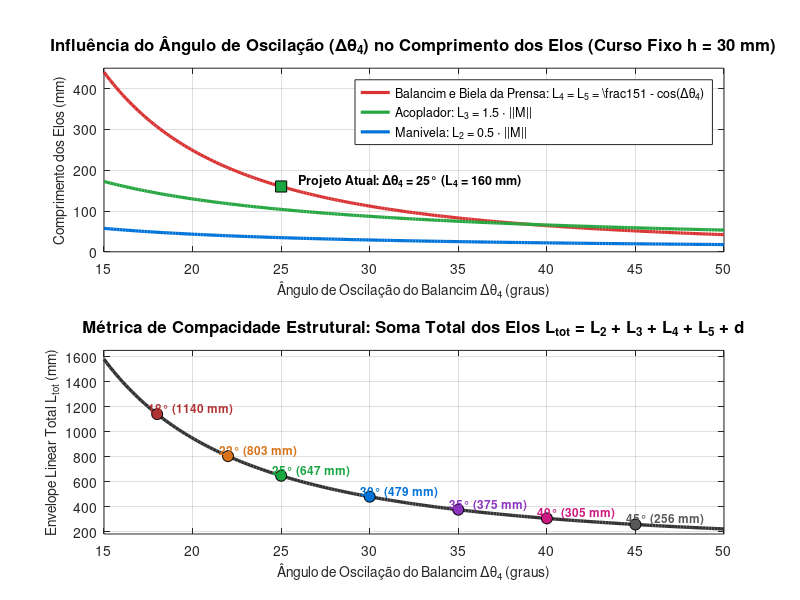
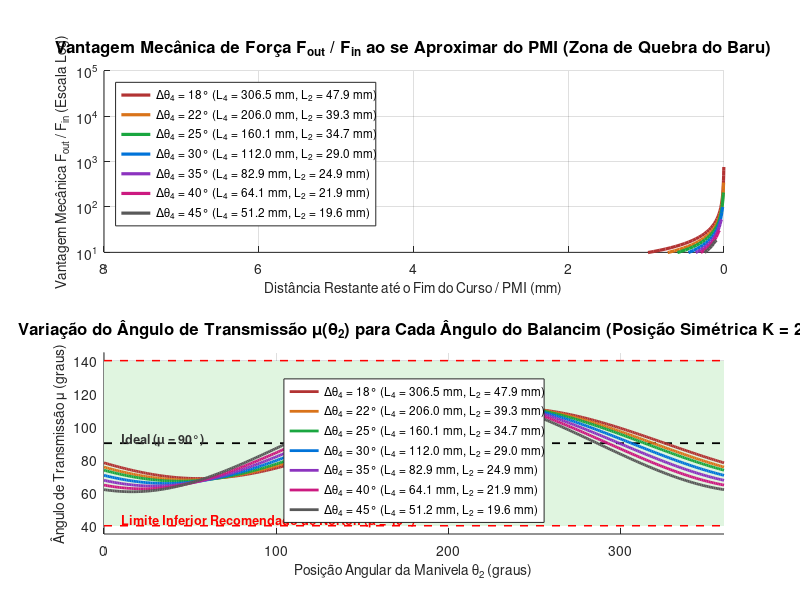

The MATLAB script that drew these images, in order:
% =========================================================================
% Trabalho Final 1 - Dinâmica das Máquinas (UFG)
% Benchmarking do Ângulo do Balancim (Delta_theta4): Compacidade, Tamanho dos Elos
% e Vantagem Mecânica na Posição Simétrica de O2 (K = 2)
% Aluno: Guilherme Paiva Crispim Abalém | Prof. Sigeo Kitatani Jr.
% =========================================================================

clear; clc; close all;

script_dir = fileparts(mfilename('fullpath'));
if isempty(script_dir), script_dir = '.'; end
assets_dir = fullfile(script_dir, 'assets');
if ~exist(assets_dir, 'dir'), mkdir(assets_dir); end

% Parâmetro fixo de projeto:
h = 30.0; % Curso total do pistão da faca (mm)
K = 2.0;  % Parâmetro de Norton para O2 colinear simétrico (alpha = 0°)

% Faixa de estudo para o ângulo de oscilação do balancim:
angulos_balancim_deg = [18, 22, 25, 30, 35, 40, 45];
num_ang = length(angulos_balancim_deg);

cores = {
    [0.70 0.20 0.20], ... % 18° (Marrom-avermelhado)
    [0.85 0.45 0.10], ... % 22° (Laranja escuro)
    [0.10 0.65 0.25], ... % 25° (Verde - Projeto Atual)
    [0.00 0.45 0.85], ... % 30° (Azul)
    [0.55 0.20 0.75], ... % 35° (Roxo)
    [0.80 0.10 0.50], ... % 40° (Magenta)
    [0.35 0.35 0.35]      % 45° (Cinza)
};

dados = struct();

fprintf('========================================================================================================================\n');
fprintf('BENCHMARKING DO ÂNGULO DO BALANCIM (Delta_theta4) — CURSO h = 30 mm (POSIÇÃO SIMÉTRICA K = 2)\n');
fprintf('========================================================================================================================\n');
fprintf('%-7s | L4=L5 (mm) | L2 (mm) | L3 (mm) | Base d (mm) | O2 [X, Y] (mm)      | Compacidade L_tot | mu_min - mu_max | VM_F (3mm)\n', 'Delta');
fprintf('------------------------------------------------------------------------------------------------------------------------\n');

N = 360;
theta2_deg = linspace(0, 360, N);
opt = optimset('Display', 'off');

for i = 1:num_ang
    dt_deg = angulos_balancim_deg(i);
    dt = deg2rad(dt_deg);
    
    % Geometria exata deduzida para L4 = L5 e curso h = 30 mm:
    % h = 2 * L4 * (1 - cos(dt)) => L4 = h / (2 * (1 - cos(dt)))
    L4 = h / (2.0 * (1.0 - cos(dt)));
    L5 = L4;
    
    % Posições extremas da junta B:
    B2 = [0.0; -L4];
    B1 = [-L4 * sin(dt); -L4 * cos(dt)];
    M = B1 - B2;
    corda_M = norm(M);
    
    % Síntese simétrica colinear de Norton (K = 2):
    O2 = B2 + K * M;
    d = norm(O2);
    
    r1 = norm(B1 - O2);
    r2 = norm(B2 - O2);
    L2 = (r2 - r1) / 2.0;
    L3 = (r2 + r1) / 2.0;
    L_tot = L2 + L3 + L4 + L5 + d;
    
    % Extremos de mu
    c1 = (L3^2 + L4^2 - (d - L2)^2) / (2 * L3 * L4);
    c2 = (L3^2 + L4^2 - (d + L2)^2) / (2 * L3 * L4);
    ang1 = rad2deg(acos(max(-1, min(1, c1))));
    ang2 = rad2deg(acos(max(-1, min(1, c2))));
    mu_min = min(ang1, ang2);
    mu_max = max(ang1, ang2);
    
    % Simulação cinemática da volta completa
    y_O5 = zeros(1, N);
    phi2 = atan2(B2(2) - O2(2), B2(1) - O2(1));
    x_curr = [phi2; -pi/2];
    mu_ciclo = zeros(1, N);
    
    for k = 1:N
        t2 = deg2rad(theta2_deg(k));
        sis = @(x) [
            O2(1) + L2 * cos(t2) + L3 * cos(x(1)) - L4 * cos(x(2));
            O2(2) + L2 * sin(t2) + L3 * sin(x(1)) - L4 * sin(x(2))
        ];
        [x_sol, ~, info] = fsolve(sis, x_curr, opt);
        if info > 0
            x_curr = x_sol;
            t3 = x_sol(1); t4 = x_sol(2);
            xB = L4 * cos(t4); yB = L4 * sin(t4);
            y_O5(k) = yB - sqrt(L5^2 - xB^2);
            
            diff_ang = abs(t4 - t3);
            diff_ang = mod(diff_ang, 2*pi);
            if diff_ang > pi, diff_ang = 2*pi - diff_ang; end
            mu_ciclo(k) = rad2deg(diff_ang);
        end
    end
    
    % Derivada da posição do pistão para obter a vantagem mecânica
    dth = deg2rad(theta2_deg(2) - theta2_deg(1));
    dy = gradient(y_O5, dth);
    VM_F = L2 ./ (abs(dy) + 1e-4); % Vantagem Mecânica de Força F_out / F_in
    VM_tau = 1.0 ./ (abs(dy) + 1e-4); % Vantagem Mecânica em relação ao Torque [rad/mm]
    
    y_min = min(y_O5);
    idx_3mm = find(y_O5 <= y_min + 3.0 & y_O5 >= y_min);
    vm_f_3mm = mean(VM_F(idx_3mm));
    
    dados(i).dt_deg = dt_deg;
    dados(i).L4 = L4;
    dados(i).L2 = L2;
    dados(i).L3 = L3;
    dados(i).d = d;
    dados(i).O2 = O2;
    dados(i).L_tot = L_tot;
    dados(i).mu_min = mu_min;
    dados(i).mu_max = mu_max;
    dados(i).y_O5 = y_O5;
    dados(i).mu_ciclo = mu_ciclo;
    dados(i).VM_F = VM_F;
    dados(i).VM_tau = VM_tau;
    dados(i).vm_f_3mm = vm_f_3mm;
    dados(i).dist_do_PMI = y_O5 - y_min;
    
    fprintf('%4d°   | %10.2f | %7.2f | %7.2f | %11.2f | [%7.2f, %7.2f] | %13.2f mm  | %5.1f° - %5.1f°  | %10.1f\n', ...
        dt_deg, L4, L2, L3, d, O2(1), O2(2), L_tot, mu_min, mu_max, vm_f_3mm);
end
fprintf('========================================================================================================================\n\n');

% -------------------------------------------------------------------------
% FIGURA 1: Tamanho dos Elos e Compacidade Estrutural vs Delta_theta4
% -------------------------------------------------------------------------
fig1 = figure('Name', 'Dimensoes e Compacidade vs Delta theta4', 'NumberTitle', 'off', 'Position', [100, 100, 1050, 650]);

subplot(2, 1, 1);
ang_sweep = linspace(15, 50, 200);
rad_sweep = deg2rad(ang_sweep);
L4_curve = h ./ (2.0 .* (1.0 - cos(rad_sweep)));
M_curve  = h ./ (2.0 .* sin(rad_sweep / 2.0));
L2_curve = M_curve / 2.0;
L3_curve = 1.5 .* M_curve;

plot(ang_sweep, L4_curve, 'Color', [0.85 0.2 0.2], 'LineWidth', 2.3); hold on; grid on;
plot(ang_sweep, L3_curve, 'Color', [0.15 0.65 0.25], 'LineWidth', 2.3);
plot(ang_sweep, L2_curve, 'Color', [0.0 0.45 0.85], 'LineWidth', 2.3);

% Marcador do projeto atual (25°)
plot(25, 160.1, 'ks', 'MarkerFaceColor', [0.1 0.65 0.25], 'MarkerSize', 8);
text(26, 175, 'Projeto Atual: \Delta\theta_4 = 25° (L_4 = 160 mm)', 'FontSize', 9, 'FontWeight', 'bold');

title('Influência do Ângulo de Oscilação (\Delta\theta_4) no Comprimento dos Elos (Curso Fixo h = 30 mm)', 'FontSize', 12, 'FontWeight', 'bold');
xlabel('Ângulo de Oscilação do Balancim \Delta\theta_4 (graus)', 'FontSize', 10);
ylabel('Comprimento dos Elos (mm)', 'FontSize', 10);
xlim([15, 50]); ylim([0, 450]);
legend({'Balancim e Biela da Prensa: L_4 = L_5 = \frac{15}{1 - cos(\Delta\theta_4)}', ...
        'Acoplador: L_3 = 1.5 \cdot ||M||', ...
        'Manivela: L_2 = 0.5 \cdot ||M||'}, 'FontSize', 9, 'Location', 'northeast');

subplot(2, 1, 2);
L_tot_sweep = zeros(size(ang_sweep));
for k = 1:length(ang_sweep)
    dt_k = rad_sweep(k);
    l4_k = L4_curve(k);
    b2_k = [0; -l4_k];
    b1_k = [-l4_k * sin(dt_k); -l4_k * cos(dt_k)];
    m_k = b1_k - b2_k;
    o2_k = b2_k + 2 * m_k;
    d_k = norm(o2_k);
    L_tot_sweep(k) = L2_curve(k) + L3_curve(k) + 2*l4_k + d_k;
end

plot(ang_sweep, L_tot_sweep, 'Color', [0.2 0.2 0.2], 'LineWidth', 2.4); hold on; grid on;
% Marcadores dos pontos testados
for i = 1:num_ang
    plot(dados(i).dt_deg, dados(i).L_tot, 'o', 'MarkerFaceColor', cores{i}, 'MarkerEdgeColor', 'k', 'MarkerSize', 8);
    text(dados(i).dt_deg - 0.5, dados(i).L_tot + 45, sprintf('%d° (%d mm)', dados(i).dt_deg, round(dados(i).L_tot)), ...
         'FontSize', 8.5, 'FontWeight', 'bold', 'Color', cores{i});
end

title('Métrica de Compacidade Estrutural: Soma Total dos Elos L_{tot} = L_2 + L_3 + L_4 + L_5 + d', 'FontSize', 12, 'FontWeight', 'bold');
xlabel('Ângulo de Oscilação do Balancim \Delta\theta_4 (graus)', 'FontSize', 10);
ylabel('Envelope Linear Total L_{tot} (mm)', 'FontSize', 10);
xlim([15, 50]); ylim([180, 1650]);

caminho_fig1 = fullfile(assets_dir, 'benchmarking_balancim_dimensoes_compacidade.png');
print(fig1, caminho_fig1, '-dpng', '-r300');
fprintf('Figura 1 salva em: %s\n', caminho_fig1);

% -------------------------------------------------------------------------
% FIGURA 2: Comparativo da Vantagem Mecânica e Ângulo de Transmissão
% -------------------------------------------------------------------------
fig2 = figure('Name', 'Vantagem Mecanica e Angulo Transmissao vs Delta theta4', 'NumberTitle', 'off', 'Position', [120, 120, 1050, 700]);

% Subplot 1: Vantagem Mecânica de Força (F_out / F_in) na Zona de Prensagem (últimos 8 mm)
subplot(2, 1, 1);
hold on; grid on;

h_vm = zeros(1, num_ang);
for i = 1:num_ang
    % Filtrar curso próximo ao PMI durante a descida (avanço: 0° a 180°)
    idx_avanco = 1:round(N/2);
    dist_pmi = dados(i).dist_do_PMI(idx_avanco);
    vm_f = dados(i).VM_F(idx_avanco);
    
    % Ordenar por distância do PMI
    [dist_pmi_ord, idx_sort] = sort(dist_pmi);
    vm_f_ord = vm_f(idx_sort);
    
    % Plotar apenas os últimos 10 mm até o PMI (0 mm)
    idx_zona = find(dist_pmi_ord <= 8.0);
    h_vm(i) = plot(dist_pmi_ord(idx_zona), vm_f_ord(idx_zona), 'Color', cores{i}, 'LineWidth', 2.3);
end

set(gca, 'XDir', 'reverse'); % 8 mm para 0 mm (PMI)
set(gca, 'YScale', 'log');   % Escala logarítmica para ver o efeito joelho (tende a infinito)
title('Vantagem Mecânica de Força F_{out} / F_{in} ao se Aproximar do PMI (Zona de Quebra do Baru)', 'FontSize', 12, 'FontWeight', 'bold');
xlabel('Distância Restante até o Fim do Curso / PMI (mm)', 'FontSize', 10);
ylabel('Vantagem Mecânica F_{out} / F_{in} (Escala Log)', 'FontSize', 10);
xlim([0, 8]); ylim([10, 1e5]);

labels_leg = cell(1, num_ang);
for i = 1:num_ang
    labels_leg{i} = sprintf('\\Delta\\theta_4 = %d° (L_4 = %.1f mm, L_2 = %.1f mm)', ...
        dados(i).dt_deg, dados(i).L4, dados(i).L2);
end
legend(h_vm, labels_leg, 'Location', 'northwest', 'FontSize', 8.5);

% Subplot 2: Ângulo de Transmissão mu(theta2)
subplot(2, 1, 2);
hold on; grid on;

fill([0, 360, 360, 0], [40, 40, 140, 140], [0.88, 0.96, 0.88], 'EdgeColor', 'none');
plot([0, 360], [90, 90], 'k--', 'LineWidth', 1.3);
plot([0, 360], [40, 40], 'r--', 'LineWidth', 1.1);
plot([0, 360], [140, 140], 'r--', 'LineWidth', 1.1);

h_mu = zeros(1, num_ang);
for i = 1:num_ang
    h_mu(i) = plot(theta2_deg, dados(i).mu_ciclo, 'Color', cores{i}, 'LineWidth', 2.0);
end

title('Variação do Ângulo de Transmissão \mu(\theta_2) para Cada Ângulo do Balancim (Posição Simétrica K = 2)', 'FontSize', 12, 'FontWeight', 'bold');
xlabel('Posição Angular da Manivela \theta_2 (graus)', 'FontSize', 10);
ylabel('Ângulo de Transmissão \mu (graus)', 'FontSize', 10);
xlim([0, 360]); ylim([35, 145]);

text(10, 92, 'Ideal (\mu = 90°)', 'FontSize', 9, 'FontWeight', 'bold', 'Color', [0.2 0.2 0.2]);
text(10, 43, 'Limite Inferior Recomendado de Norton (\mu \geq 40°)', 'FontSize', 9, 'Color', 'r', 'FontWeight', 'bold');
legend(h_mu, labels_leg, 'Location', 'south', 'FontSize', 8.5);

caminho_fig2 = fullfile(assets_dir, 'benchmarking_balancim_vantagem_mecanica_transmissao.png');
print(fig2, caminho_fig2, '-dpng', '-r300');
fprintf('Figura 2 salva em: %s\n', caminho_fig2);

fprintf('\nBenchmarking do balancim concluído com sucesso!\n');
